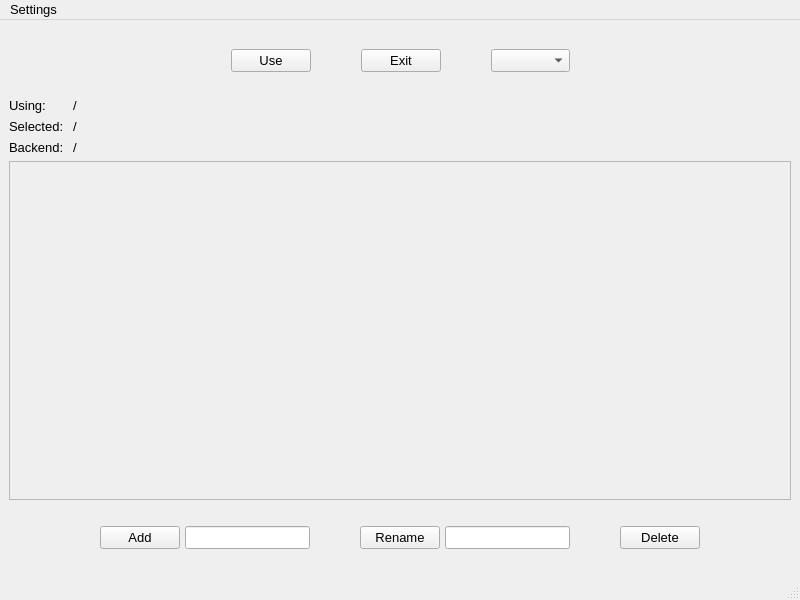
<?xml version="1.0" encoding="UTF-8"?>
<ui version="4.0">
 <class>MainWindow</class>
 <widget class="QMainWindow" name="MainWindow">
  <property name="geometry">
   <rect>
    <x>0</x>
    <y>0</y>
    <width>800</width>
    <height>600</height>
   </rect>
  </property>
  <property name="font">
   <font>
    <family>Cantarell</family>
    <pointsize>10</pointsize>
    <italic>false</italic>
    <bold>false</bold>
    <stylestrategy>PreferDefault</stylestrategy>
    <kerning>true</kerning>
   </font>
  </property>
  <property name="windowTitle">
   <string>MainWindow</string>
  </property>
  <widget class="QWidget" name="centralwidget">
   <property name="sizePolicy">
    <sizepolicy hsizetype="Minimum" vsizetype="Minimum">
     <horstretch>0</horstretch>
     <verstretch>0</verstretch>
    </sizepolicy>
   </property>
   <layout class="QVBoxLayout" name="verticalLayout_2">
    <item>
     <layout class="QVBoxLayout" name="verticalLayout">
      <item>
       <layout class="QHBoxLayout" name="topBox">
        <property name="spacing">
         <number>50</number>
        </property>
        <property name="leftMargin">
         <number>0</number>
        </property>
        <property name="topMargin">
         <number>20</number>
        </property>
        <property name="bottomMargin">
         <number>20</number>
        </property>
        <item>
         <spacer name="topBoxLeftSpacer">
          <property name="orientation">
           <enum>Qt::Orientation::Horizontal</enum>
          </property>
          <property name="sizeHint" stdset="0">
           <size>
            <width>40</width>
            <height>20</height>
           </size>
          </property>
         </spacer>
        </item>
        <item>
         <widget class="QPushButton" name="useButton">
          <property name="text">
           <string>Use</string>
          </property>
         </widget>
        </item>
        <item>
         <widget class="QPushButton" name="exitButton">
          <property name="text">
           <string>Exit</string>
          </property>
          <property name="iconSize">
           <size>
            <width>16</width>
            <height>16</height>
           </size>
          </property>
          <property name="autoDefault">
           <bool>false</bool>
          </property>
         </widget>
        </item>
        <item>
         <widget class="QComboBox" name="windowSystemComboBox"/>
        </item>
        <item>
         <spacer name="topBoxRightSpacer">
          <property name="orientation">
           <enum>Qt::Orientation::Horizontal</enum>
          </property>
          <property name="sizeHint" stdset="0">
           <size>
            <width>40</width>
            <height>20</height>
           </size>
          </property>
         </spacer>
        </item>
       </layout>
      </item>
      <item>
       <layout class="QHBoxLayout" name="infoBox">
        <item>
         <layout class="QGridLayout" name="infoGrid">
          <item row="3" column="1">
           <widget class="QLabel" name="backendLabel">
            <property name="text">
             <string>/</string>
            </property>
           </widget>
          </item>
          <item row="1" column="1">
           <widget class="QLabel" name="usingLabel">
            <property name="text">
             <string>/</string>
            </property>
           </widget>
          </item>
          <item row="2" column="0">
           <widget class="QLabel" name="selectedStaticLabel">
            <property name="text">
             <string>Selected: </string>
            </property>
           </widget>
          </item>
          <item row="2" column="1">
           <widget class="QLabel" name="selectedLabel">
            <property name="text">
             <string>/</string>
            </property>
           </widget>
          </item>
          <item row="1" column="0">
           <widget class="QLabel" name="usingStaticLabel">
            <property name="text">
             <string>Using: </string>
            </property>
           </widget>
          </item>
          <item row="3" column="0">
           <widget class="QLabel" name="backendStaticLabel">
            <property name="enabled">
             <bool>true</bool>
            </property>
            <property name="text">
             <string>Backend:</string>
            </property>
           </widget>
          </item>
         </layout>
        </item>
        <item>
         <spacer name="infoBoxSpacer">
          <property name="orientation">
           <enum>Qt::Orientation::Horizontal</enum>
          </property>
          <property name="sizeHint" stdset="0">
           <size>
            <width>40</width>
            <height>20</height>
           </size>
          </property>
         </spacer>
        </item>
       </layout>
      </item>
      <item>
       <widget class="QScrollArea" name="configScroll">
        <property name="widgetResizable">
         <bool>true</bool>
        </property>
        <widget class="QWidget" name="configWidget">
         <property name="geometry">
          <rect>
           <x>0</x>
           <y>0</y>
           <width>778</width>
           <height>323</height>
          </rect>
         </property>
         <layout class="QHBoxLayout" name="horizontalLayout_2">
          <item>
           <layout class="QVBoxLayout" name="configVBox">
            <item>
             <layout class="QHBoxLayout" name="configHBox">
              <item>
               <spacer name="configRightSpacer">
                <property name="orientation">
                 <enum>Qt::Orientation::Horizontal</enum>
                </property>
                <property name="sizeHint" stdset="0">
                 <size>
                  <width>40</width>
                  <height>20</height>
                 </size>
                </property>
               </spacer>
              </item>
              <item>
               <layout class="QGridLayout" name="configGrid"/>
              </item>
              <item>
               <spacer name="configLeftSpacer">
                <property name="orientation">
                 <enum>Qt::Orientation::Horizontal</enum>
                </property>
                <property name="sizeHint" stdset="0">
                 <size>
                  <width>40</width>
                  <height>20</height>
                 </size>
                </property>
               </spacer>
              </item>
             </layout>
            </item>
            <item>
             <spacer name="configButtomSpacer">
              <property name="orientation">
               <enum>Qt::Orientation::Vertical</enum>
              </property>
              <property name="sizeHint" stdset="0">
               <size>
                <width>20</width>
                <height>40</height>
               </size>
              </property>
             </spacer>
            </item>
           </layout>
          </item>
         </layout>
        </widget>
       </widget>
      </item>
      <item>
       <layout class="QHBoxLayout" name="bottomBox" stretch="0,0,0,0,0">
        <property name="spacing">
         <number>50</number>
        </property>
        <property name="sizeConstraint">
         <enum>QLayout::SizeConstraint::SetFixedSize</enum>
        </property>
        <property name="topMargin">
         <number>20</number>
        </property>
        <property name="bottomMargin">
         <number>20</number>
        </property>
        <item>
         <spacer name="bottomBoxLeftSpacer">
          <property name="orientation">
           <enum>Qt::Orientation::Horizontal</enum>
          </property>
          <property name="sizeHint" stdset="0">
           <size>
            <width>40</width>
            <height>20</height>
           </size>
          </property>
         </spacer>
        </item>
        <item>
         <layout class="QHBoxLayout" name="addBox">
          <property name="spacing">
           <number>5</number>
          </property>
          <item>
           <widget class="QPushButton" name="addButton">
            <property name="sizePolicy">
             <sizepolicy hsizetype="Fixed" vsizetype="Fixed">
              <horstretch>0</horstretch>
              <verstretch>0</verstretch>
             </sizepolicy>
            </property>
            <property name="text">
             <string>Add</string>
            </property>
           </widget>
          </item>
          <item>
           <widget class="QLineEdit" name="addName">
            <property name="sizePolicy">
             <sizepolicy hsizetype="Fixed" vsizetype="Fixed">
              <horstretch>0</horstretch>
              <verstretch>0</verstretch>
             </sizepolicy>
            </property>
           </widget>
          </item>
         </layout>
        </item>
        <item>
         <layout class="QHBoxLayout" name="renameBox">
          <property name="spacing">
           <number>5</number>
          </property>
          <item>
           <widget class="QPushButton" name="renameButton">
            <property name="sizePolicy">
             <sizepolicy hsizetype="Fixed" vsizetype="Fixed">
              <horstretch>0</horstretch>
              <verstretch>0</verstretch>
             </sizepolicy>
            </property>
            <property name="text">
             <string>Rename</string>
            </property>
           </widget>
          </item>
          <item>
           <widget class="QLineEdit" name="renameEdit">
            <property name="sizePolicy">
             <sizepolicy hsizetype="Fixed" vsizetype="Fixed">
              <horstretch>0</horstretch>
              <verstretch>0</verstretch>
             </sizepolicy>
            </property>
           </widget>
          </item>
         </layout>
        </item>
        <item>
         <widget class="QPushButton" name="deleteButton">
          <property name="sizePolicy">
           <sizepolicy hsizetype="Fixed" vsizetype="Fixed">
            <horstretch>0</horstretch>
            <verstretch>0</verstretch>
           </sizepolicy>
          </property>
          <property name="text">
           <string>Delete</string>
          </property>
         </widget>
        </item>
        <item>
         <spacer name="bottomBoxRightSpacer">
          <property name="orientation">
           <enum>Qt::Orientation::Horizontal</enum>
          </property>
          <property name="sizeHint" stdset="0">
           <size>
            <width>40</width>
            <height>20</height>
           </size>
          </property>
         </spacer>
        </item>
       </layout>
      </item>
     </layout>
    </item>
   </layout>
  </widget>
  <widget class="QMenuBar" name="menubar">
   <property name="geometry">
    <rect>
     <x>0</x>
     <y>0</y>
     <width>800</width>
     <height>21</height>
    </rect>
   </property>
   <widget class="QMenu" name="menuSettings">
    <property name="title">
     <string>Settings</string>
    </property>
    <addaction name="actionPreferences"/>
   </widget>
   <addaction name="menuSettings"/>
  </widget>
  <widget class="QStatusBar" name="statusbar"/>
  <action name="autoChangeBackendAction">
   <property name="checkable">
    <bool>true</bool>
   </property>
   <property name="text">
    <string>Auto change backend</string>
   </property>
  </action>
  <action name="actionPreferences">
   <property name="text">
    <string>Preferences</string>
   </property>
  </action>
 </widget>
 <resources/>
 <connections>
  <connection>
   <sender>addButton</sender>
   <signal>clicked()</signal>
   <receiver>MainWindow</receiver>
   <slot>addConfig()</slot>
   <hints>
    <hint type="sourcelabel">
     <x>155</x>
     <y>534</y>
    </hint>
    <hint type="destinationlabel">
     <x>399</x>
     <y>299</y>
    </hint>
   </hints>
  </connection>
  <connection>
   <sender>deleteButton</sender>
   <signal>clicked()</signal>
   <receiver>MainWindow</receiver>
   <slot>deleteConfig()</slot>
   <hints>
    <hint type="sourcelabel">
     <x>644</x>
     <y>534</y>
    </hint>
    <hint type="destinationlabel">
     <x>399</x>
     <y>299</y>
    </hint>
   </hints>
  </connection>
  <connection>
   <sender>useButton</sender>
   <signal>clicked()</signal>
   <receiver>MainWindow</receiver>
   <slot>useConfig()</slot>
   <hints>
    <hint type="sourcelabel">
     <x>263</x>
     <y>61</y>
    </hint>
    <hint type="destinationlabel">
     <x>172</x>
     <y>62</y>
    </hint>
   </hints>
  </connection>
  <connection>
   <sender>exitButton</sender>
   <signal>clicked()</signal>
   <receiver>MainWindow</receiver>
   <slot>close()</slot>
   <hints>
    <hint type="sourcelabel">
     <x>415</x>
     <y>59</y>
    </hint>
    <hint type="destinationlabel">
     <x>415</x>
     <y>89</y>
    </hint>
   </hints>
  </connection>
  <connection>
   <sender>actionPreferences</sender>
   <signal>triggered()</signal>
   <receiver>MainWindow</receiver>
   <slot>openPreferenceDialogue()</slot>
   <hints>
    <hint type="sourcelabel">
     <x>-1</x>
     <y>-1</y>
    </hint>
    <hint type="destinationlabel">
     <x>399</x>
     <y>299</y>
    </hint>
   </hints>
  </connection>
  <connection>
   <sender>renameButton</sender>
   <signal>clicked()</signal>
   <receiver>MainWindow</receiver>
   <slot>renameConfig()</slot>
   <hints>
    <hint type="sourcelabel">
     <x>400</x>
     <y>534</y>
    </hint>
    <hint type="destinationlabel">
     <x>399</x>
     <y>299</y>
    </hint>
   </hints>
  </connection>
  <connection>
   <sender>windowSystemComboBox</sender>
   <signal>currentIndexChanged(int)</signal>
   <receiver>MainWindow</receiver>
   <slot>setWindowSystem(int)</slot>
   <hints>
    <hint type="sourcelabel">
     <x>512</x>
     <y>62</y>
    </hint>
    <hint type="destinationlabel">
     <x>527</x>
     <y>102</y>
    </hint>
   </hints>
  </connection>
 </connections>
 <slots>
  <slot>addConfig()</slot>
  <slot>useConfig()</slot>
  <slot>deleteConfig()</slot>
  <slot>renameConfig()</slot>
  <slot>setAutoChangeBackend(bool)</slot>
  <slot>openPreferenceDialogue()</slot>
  <slot>setWindowSystem(int)</slot>
 </slots>
</ui>
